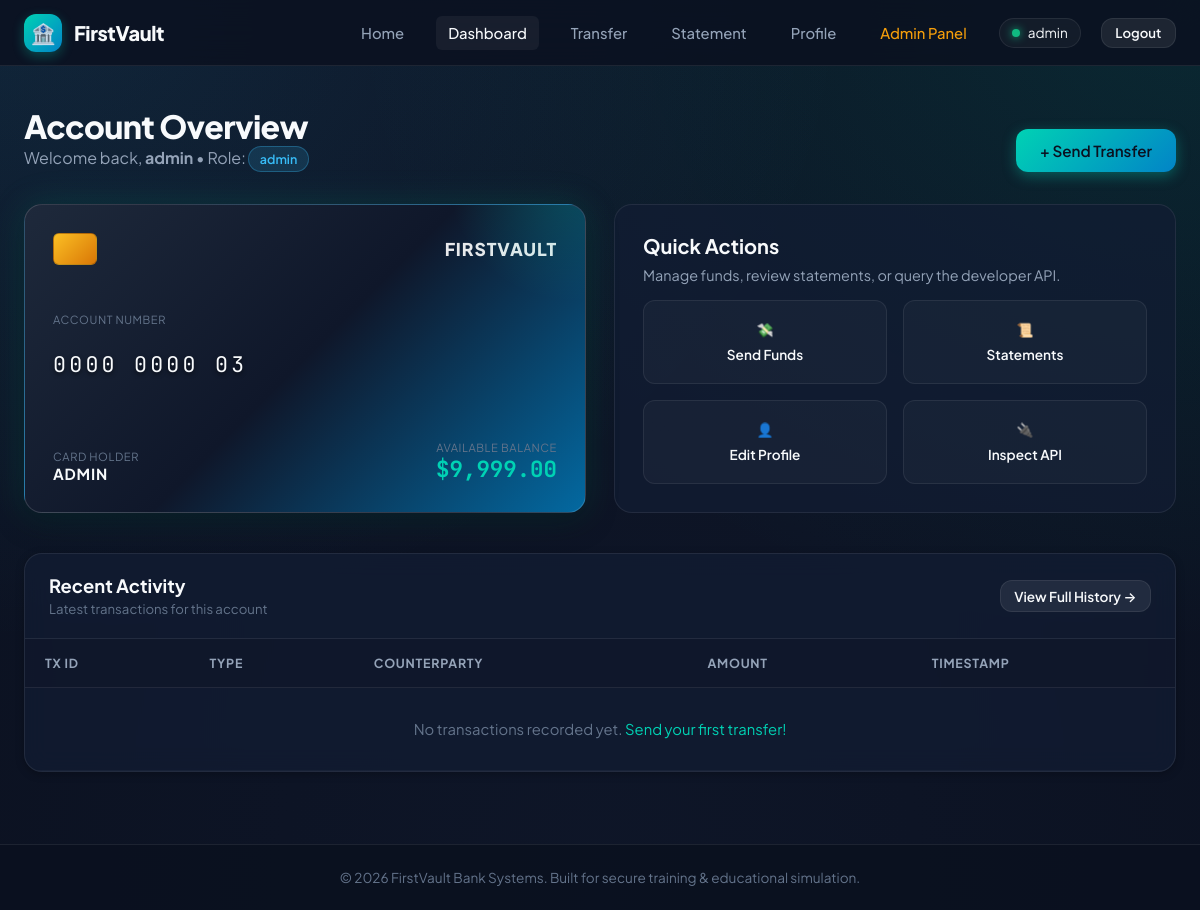
Page /dashboard.php (signed in) on the committed database.
### tables this page shows
CREATE TABLE IF NOT EXISTS users (
    id INT AUTO_INCREMENT PRIMARY KEY,
    username VARCHAR(50) NOT NULL UNIQUE,
    password CHAR(32) NOT NULL,  
    email VARCHAR(100),
    phone VARCHAR(20),
    address VARCHAR(255) DEFAULT '',
    account_number VARCHAR(20) NOT NULL UNIQUE,
    balance DECIMAL(10,2) NOT NULL DEFAULT 1000.00,
    role VARCHAR(20) NOT NULL DEFAULT 'customer'
);

### dashboard.php (the view, shortened to what this page needs)
<?php
require_once __DIR__ . '/includes/db.php';
$userId = $_SESSION['user_id'];
$stmt = $mysqli->prepare('SELECT id, username, email, account_number, balance, role FROM users WHERE id = ?');
$stmt->bind_param('i', $userId);
$stmt->execute();
$user = $stmt->get_result()->fetch_assoc();
$stmt = $mysqli->prepare('SELECT * FROM transactions WHERE from_account = ? OR to_account = ? ORDER BY created_at DESC LIMIT 5');
$stmt->bind_param('ss', $userId, $userId);
$stmt->execute();
$recentTransactions = $stmt->get_result();
?>
<!DOCTYPE html>
<html lang="en">
<head>
    <link rel="stylesheet" href="css/style.css">
</head>
<body>
<?php include __DIR__ . '/includes/header.php'; ?>
<main class="main-content">
    <div style="margin-bottom: 2rem; display: flex; justify-content: space-between; align-items: flex-end; flex-wrap: wrap; gap: 1rem;">
        <div>
            <h1 style="font-size: 2rem; font-weight: 800; letter-spacing: -0.02em;">Account Overview</h1>
            <p style="color: var(--text-secondary);">Welcome back, <strong><?= htmlspecialchars($user['username']) ?></strong> &bull; Role: <span class="badge badge-role"><?= htmlspecialchars($user['role']) ?></span></p>
        </div>
        <div>
            <a href="transfer.php" class="btn btn-primary">+ Send Transfer</a>
        </div>
    </div>
    <div class="dashboard-grid">
        <div class="virtual-card">
            <div class="card-top">
                <div class="card-chip"></div>
                <div class="card-brand">FIRSTVAULT</div>
            </div>
            <div>
                <span class="card-label">Account Number</span>
                <div class="card-number">
                    <?= htmlspecialchars(chunk_split($user['account_number'] ?? '0000000000', 4, ' ')) ?>
                </div>
            </div>
            <div class="card-bottom">
                <div>
                    <span class="card-label">Card Holder</span>
                    <span class="card-holder"><?= htmlspecialchars($user['username']) ?></span>
                </div>
                <div style="text-align: right;">
                    <span class="card-label">Available Balance</span>
                    <span class="card-balance-val" id="liveBalance">$<?= number_format(floatval($user['balance']), 2) ?></span>
                </div>
            </div>
        </div>
        <div class="quick-actions-card">
            <div>
                <h3>Quick Actions</h3>
                <p style="color: var(--text-secondary); font-size: 0.9rem;">Manage funds, review statements, or query the developer API.</p>
            </div>
            <div class="actions-btn-group">
                <a href="transfer.php" class="action-tile">
                    <span class="action-tile-icon">💸</span>
                    <span>Send Funds</span>
                </a>
                <a href="statement.php" class="action-tile">
                    <span class="action-tile-icon">📜</span>
                    <span>Statements</span>
                </a>
                <a href="profile.php" class="action-tile">
                    <span class="action-tile-icon">👤</span>
                    <span>Edit Profile</span>
                </a>
                <a href="api/account.php?id=<?= urlencode($user['id']) ?>" target="_blank" class="action-tile">
                    <span class="action-tile-icon">🔌</span>
                    <span>Inspect API</span>
                </a>
            </div>
        </div>
    </div>
    <div class="table-card">
        <div class="table-header-bar">
            <div>
                <h3 style="font-size: 1.15rem; font-weight: 700;">Recent Activity</h3>
                <span style="color: var(--text-muted); font-size: 0.825rem;">Latest transactions for this account</span>
            </div>
            <a href="statement.php" class="btn btn-secondary" style="padding: 0.4rem 0.85rem; font-size: 0.85rem;">View Full History →</a>
        </div>
        <div class="table-responsive">
            <table class="custom-table">
                <thead>
                    <tr>
                        <th>Tx ID</th>
                        <th>Type</th>
                        <th>Counterparty</th>
                        <th>Amount</th>
                        <th>Timestamp</th>
                    </tr>
                </thead>
                <tbody>
                    <?php if ($recentTransactions && $recentTransactions->num_rows > 0): ?>
                        <?php while ($tx = $recentTransactions->fetch_assoc()): ?>
                            <?php $isCredit = strval($tx['to_account']) === strval($userId); ?>
                            <tr>
                                <td style="font-family: var(--font-mono); color: var(--text-muted);">#<?= htmlspecialchars($tx['id']) ?></td>
                                <td>
                                    <?php if ($isCredit): ?>
                                        <span class="badge badge-credit">↓ Received</span>
                                    <?php else: ?>
                                        <span class="badge badge-debit">↑ Sent</span>
                                    <?php endif; ?>
                                </td>
                                <td>
                                    <?= $isCredit ? 'From User #' . htmlspecialchars($tx['from_account']) : 'To Account ' . htmlspecialchars($tx['to_account']) ?>
                                </td>
                                <td style="font-family: var(--font-mono); font-weight: 600; color: <?= $isCredit ? 'var(--accent-green)' : '#f87171' ?>;">
                                    <?= $isCredit ? '+' : '-' ?>$<?= number_format(abs(floatval($tx['amount'])), 2) ?>
                                </td>
                                <td style="color: var(--text-muted); font-size: 0.85rem;"><?= htmlspecialchars($tx['created_at']) ?></td>
                            </tr>
                        <?php endwhile; ?>
                    <?php else: ?>
                        <tr>
                            <td colspan="5" style="text-align: center; color: var(--text-muted); padding: 2rem;">
                                No transactions recorded yet. <a href="transfer.php">Send your first transfer!</a>
                            </td>
                        </tr>
                    <?php endif; ?>
                </tbody>
            </table>
        </div>
    </div>
</main>
<?php include __DIR__ . '/includes/footer.php'; ?>
</body>
</html>

### rows in the picture
users: username "admin", role "admin", account_number "0000 0000 03", username "ADMIN", balance "9,999.00"

### other values in the picture
$_SESSION['username'] "admin"
